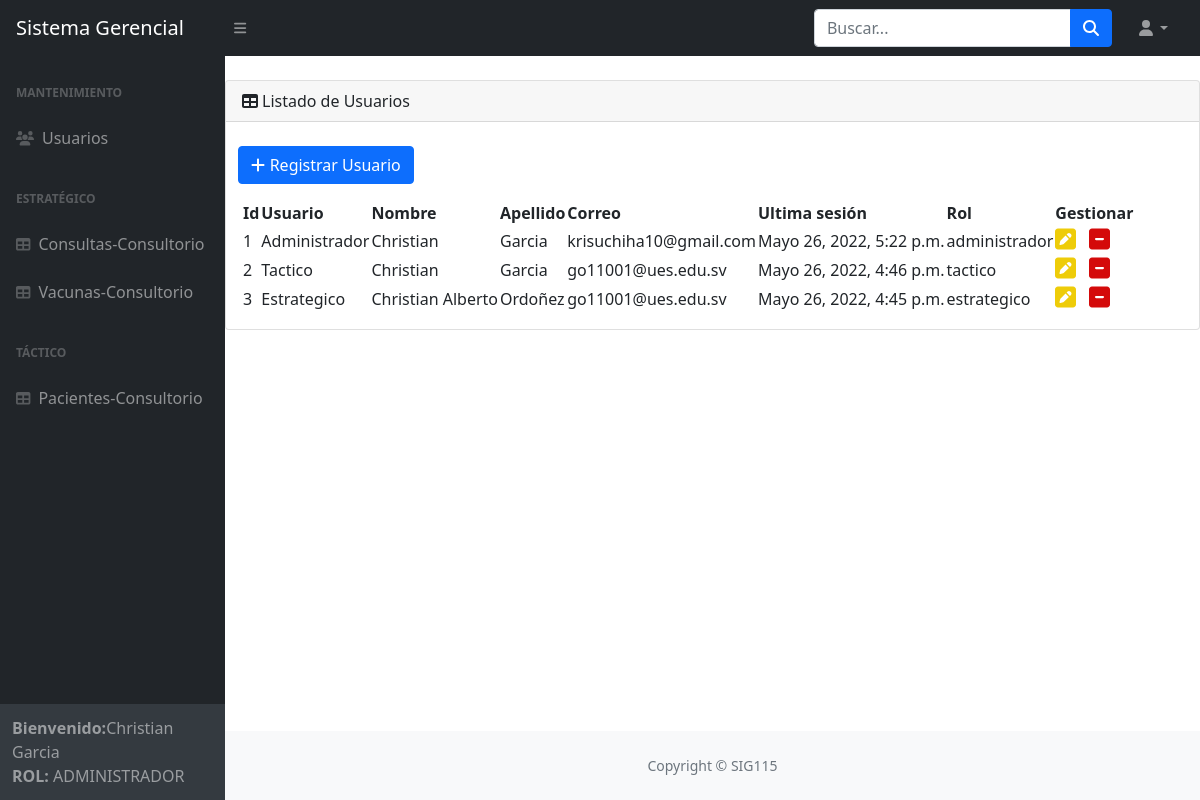
Page /usuario/listarUsuario (signed in) on the committed database.
### SistemaGerencial/models.py (models this page shows)
class User(AbstractUser):
    ROL = (('administrador','Administrador'),('estrategico', 'Estrategico'), ('tactico', 'Tactico'))
    rol = models.CharField(max_length=20, choices=ROL, blank=True, help_text='')

### SistemaGerencial/views.py (the view)
# urls.py: path('usuario/listarUsuario', listarUsuario, name="listarUsuario"),
def listarUsuario(request):
    usuarios = User.objects.all()
    data = {
        'usuarios': usuarios,
    }
    if request.user is not None and request.user.is_superuser == 1 or request.user.rol == 'administrador':
        return render(request, 'usuario/listarUsuario.html', data)
    else:
        return render(request, 'usuario/401.html')

### SistemaGerencial/templates/usuario/listarUsuario.html (shortened to what this page needs)
{% extends 'base.html' %}
{% load static %}
{% block content %}
    <div class="container-fluid px-4">
    </div>
        <div class="card mb-4">
            <div class="card-header">
                <i class="fas fa-table me-1"></i>Listado de Usuarios
            </div>&nbsp;
            <div class="d-flex justify-content start">&nbsp;&nbsp;&nbsp;
                <a class="btn btn-primary" href="{% url 'registrarUsuario' %}" ><i class="fa fa-plus" aria-hidden="true"></i> Registrar Usuario</a>&nbsp;
            </div>
            <div class="card-body">
                <table id="datatablesSimple">
                    <thead>
                        <tr>
                            <th>Id</th>
                            <th>Usuario</th>
                            <th>Nombre</th>
                            <th>Apellido</th>
                            <th>Correo</th>
                            <th>Ultima sesión</th>
                            <th>Rol</th>
                            <th>Gestionar</th>
                        </tr>
                    </thead>
                    <tbody>
                        {% for usuario in usuarios %}
                        <tr>
                            <td>{{ usuario.id }}</td>
                            <td>{{ usuario.username }}</td>
                            <td>{{ usuario.first_name }}</td>
                            <td>{{ usuario.last_name }}</td>
                            <td>{{ usuario.email }}</td>
                            <td>{{ usuario.last_login }}</td>
                            <td>{{ usuario.rol }}</td>
                            <td> <a href="{% url 'editarUsuario' usuario.id %}"><i class="fa fa-pencil-square fa-2x" aria-hidden="true" style="font-size:24px;color:rgb(238, 204, 9);text-shadow:2px 2px 4px #000000;"></i></a>&nbsp;&nbsp;
                                <a href="#" onclick="eliminarUsuario({{ usuario.id }})"><i class="fa fa-minus-square fa-2x" aria-hidden="true" style="font-size:24px;color:rgb(212, 10, 10);text-shadow:2px 2px 4px #000000;"></i></a>
                            </td>
                        </tr>
                        {%endfor%}
                    </tbody>
                </table>
            </div>
        </div>
{% endblock content%}

### SistemaGerencial/templates/base.html (shortened to what this page needs)
<!DOCTYPE html>
<html lang="en">
    <head>
        <link href="https://cdn.jsdelivr.net/npm/simple-datatables@latest/dist/style.css" rel="stylesheet" />
        {% load static %}
		<link rel="stylesheet" href="{% static 'css/styles.css' %}">
    </head>
    <body class="sb-nav-fixed">
        <nav class="sb-topnav navbar navbar-expand navbar-dark bg-dark">
            <a class="navbar-brand ps-3" href="{% url 'index'%}">Sistema Gerencial</a>
            <button class="btn btn-link btn-sm order-1 order-lg-0 me-4 me-lg-0" id="sidebarToggle" href="#!"><i class="fas fa-bars"></i></button>
            <form class="d-none d-md-inline-block form-inline ms-auto me-0 me-md-3 my-2 my-md-0">
                <div class="input-group">
                    <input class="form-control" type="text" placeholder="Buscar..." aria-label="Search for..." aria-describedby="btnNavbarSearch" />
                    <button class="btn btn-primary" id="btnNavbarSearch" type="button"><i class="fas fa-search"></i></button>
                </div>
            </form>
            <ul class="navbar-nav ms-auto ms-md-0 me-3 me-lg-4">
                <li class="nav-item dropdown">
                    <a class="nav-link dropdown-toggle" id="navbarDropdown" href="#" role="button" data-bs-toggle="dropdown" aria-expanded="false"><i class="fas fa-user fa-fw"></i></a>
                </li>
            </ul>
        </nav>
        <div id="layoutSidenav">
            <div id="layoutSidenav_nav">
                <nav class="sb-sidenav accordion sb-sidenav-dark" id="sidenavAccordion">
                    <div class="sb-sidenav-menu">
                        <div class="nav">
                            <div class="sb-sidenav-menu-heading">Mantenimiento</div>
                            <a class="nav-link" href="{% url 'listarUsuario'%}">
                                <div class="sb-nav-link-icon"><i class="fa fa-users"></i></div>
                                Usuarios
                            </a>
                            <div class="sb-sidenav-menu-heading">Estratégico</div>
                            <a class="nav-link" href="{% url 'consultas_consultorio'%}">
                                <div class="sb-nav-link-icon"><i class="fas fa-table"></i></div>
                                Consultas-Consultorio
                            </a>
                            <a class="nav-link" href="{% url 'vacunas_consultorio'%}">
                                <div class="sb-nav-link-icon"><i class="fas fa-table"></i></div>
                                Vacunas-Consultorio
                            </a>
                            <div class="sb-sidenav-menu-heading">Táctico</div>
                            <a class="nav-link" href="{% url 'pacientes_consultorio'%}">
                                <div class="sb-nav-link-icon"><i class="fas fa-table"></i></div>
                                Pacientes-Consultorio
                            </a>
                        </div>
                    </div>
                    <div class="sb-sidenav-footer">
                        {% if request.user.is_authenticated %}
                        <div><strong>Bienvenido:</strong>{{user.first_name}} {{user.last_name}}</div>
                            <div><strong>ROL: </strong>{{user.rol.upper}} </div>
                    </div>
			            {% endif %}
                </nav>
            </div>
            <div id="layoutSidenav_content">
                {% block content %}{% endblock content%}
                <footer class="py-4 bg-light mt-auto">
                    <div class="container-fluid px-4">
                        <div class="d-flex align-items-center justify-content-center small">
                            <div class="text-muted">Copyright &copy; SIG115</div>
                        </div>
                    </div>
                </footer>
            </div>
        </div>
    </body>
</html>

### rows in the picture
User: first_name "Christian", last_name "Garcia", rol "ADMINISTRADOR", id "1", username "Administrador", email "krisuchiha10@gmail.com", last_login "Mayo 26, 2022, 5:22 p.m.", rol "administrador"
User: id "2", username "Tactico", first_name "Christian", last_name "Garcia", email "go11001@ues.edu.sv", last_login "Mayo 26, 2022, 4:46 p.m.", rol "tactico"
User: id "3", username "Estrategico", first_name "Christian Alberto", last_name "Ordoñez", email "go11001@ues.edu.sv", last_login "Mayo 26, 2022, 4:45 p.m.", rol "estrategico"
